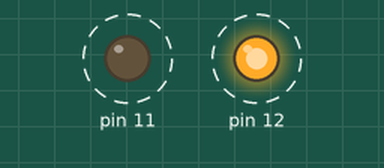
The sketch below on a simulated Arduino Uno, built with avr-gcc and run on an emulated ATmega328P. On the bench: output pins drawn as LEDs (lit = HIGH). Dashed ring = blinking.

Above: at 0.2 s.
Timing chart, 0 to 3.0 s (numbered marks = the images above):
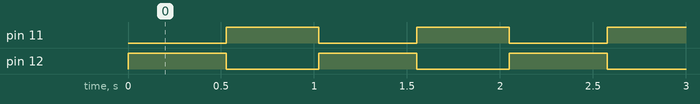

Measured:
- by itself, pin 11: alternates HIGH for 0.50 s and LOW for 0.53 s
- by itself, pin 12: alternates HIGH for 0.53 s and LOW for 0.50 s

The sketch:

n_preentivo.ino
```cpp
//timer interrupts
//timer setup for timer1.
//#define ledPin 13

typedef struct {
  /* period in ticks */
  int period;
  /* ticks until next activation */
  int delay;
  /* function pointer */
  void (*func)(void);
  /* activation counter */
  int exec;
} Sched_Task_t;

Sched_Task_t Tasks[20];

int Sched_Init(void){
  int x;
  for(x=0; x<20; x++){
    Tasks[x].func = 0;
  }

  //Configure interrupts
  noInterrupts(); // disable all interrupts
  TCCR1A = 0;
  TCCR1B = 0;
  TCNT1 = 0;

  //OCR1A = 31250; // compare match register 16MHz/256/2Hz
  OCR1A = 31;    // compare match register 16MHz/256/2kHz
  TCCR1B |= (1 << WGM12); // CTC mode
  TCCR1B |= (1 << CS12); // 256 prescaler
  TIMSK1 |= (1 << OCIE1A); // enable timer compare interrupt
  interrupts(); // enable all interrupts
}


int Sched_AddT(void (*f)(void),int d, int p){
  int x;
  for(x=0; x<20; x++)
    if (!Tasks[x].func) {
      Tasks[x].period = p;
      Tasks[x].delay = d;
      Tasks[x].exec = 0;
      Tasks[x].func = f;
      return x;
    }
  return -1;
}

void Sched_Schedule(void){
  int x;
  for(x=0; x<20; x++) {
    if((Tasks[x].func) && (Tasks[x].delay)){
      Tasks[x].delay--;
      if(!Tasks[x].delay){
        /* Schedule Task */
        Tasks[x].exec++;
        Tasks[x].delay = Tasks[x].period;
      }
    }
  }
}

int Sched_Dispatch(void){
  int x;
  for(x=0; x<20; x++) {
    if((Tasks[x].func) && (Tasks[x].exec)) {
      Tasks[x].exec--;
      Tasks[x].func();
      // Delete task if one-shot
      if(!Tasks[x].period)
        Tasks[x].func = 0;
      return 0;
    }
  }
}

ISR(TIMER1_COMPA_vect){//timer1 interrupt
  Sched_Schedule();
}

void FuncX(void){
  digitalWrite(11, LOW);
  digitalWrite(12, HIGH);
}

void FuncY(void){
  digitalWrite(11, HIGH);
  digitalWrite(12, LOW);
}

void setup(){

  pinMode(11, OUTPUT);
  pinMode(12, OUTPUT);
  Sched_Init();

  Sched_AddT(FuncX, 1, 1000);

  Sched_AddT(FuncY, 1030, 2000);
}//end setup

void loop(){
  //do other things here
  Sched_Dispatch();
}
```
